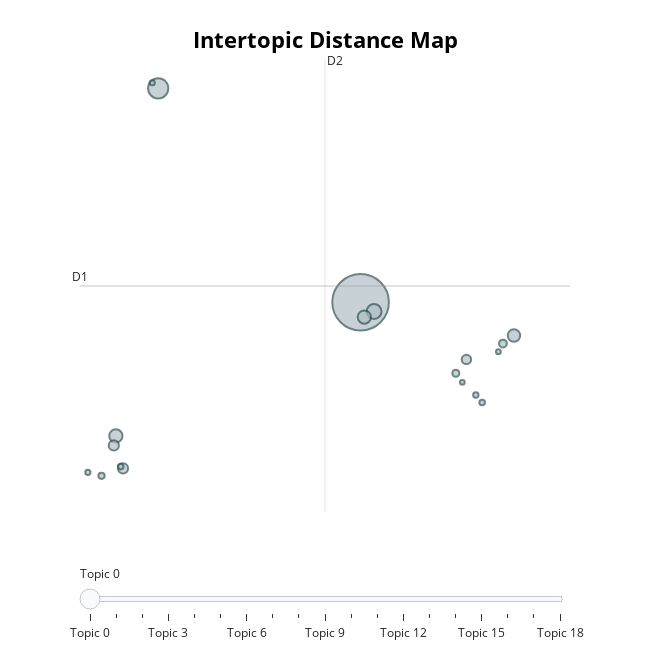

The cell this chart's notebook holds for it:
### Code cell
topic_model_google.visualize_topics()

### Figure 1 — Plotly figure (JSON) as saved in the notebook; plotly's stock layout.template omitted (floating-point values rounded to 4 significant figures)
{"data": [{"customdata": [[0, "google | buy | read | not | go", 88743], [1, "stock | corp | invest | inc | tradeidea", 11385], [2, "alphabet | earning | revenue | parent | beat", 6155], [3, "inc | alphabet | llc | management | position", 4878], [4, "ip | patent | research | tech | method", 4876], [5, "car | self | drive | waymo | autonomous", 4300], [6, "vr | daydream | glass | headset | reality", 2835], [7, "pixel | xl | read | phone | google", 2832], [8, "twitter | tweet | twtr | buy | google", 2449], [9, "china | chinese | censor | search | engine", 1695], [10, "fiber | read | google | city | att", 1384], [11, "chrome | chromebook | read | os | google", 1081], [12, "wear | smartwatche | android | watch | smartwatch", 878], [13, "vantillian | bro | look | nice | to", 854], [14, "fang | stock | today | high | market", 790], [15, "map | maps | read | google | ride", 747], [16, "select | sector | spdr | xlv | xle", 728], [17, "oracle | java | copyright | jury | read", 641], [18, "drone | balloon | delivery | internet | project", 621]], "hovertemplate": "<b>Topic %{customdata[0]}</b><br>Words: %{customdata[1]}<br>Size: %{customdata[2]}", "legendgroup": "", "marker": {"color": "#B0BEC5", "line": {"color": "DarkSlateGrey", "width": 2}, "size": [88743, 11385, 6155, 4878, 4876, 4300, 2835, 2832, 2449, 1695, 1384, 1081, 878, 854, 790, 747, 728, 641, 621], "sizemode": "area", "sizeref": 55.46, "symbol": "circle"}, "mode": "markers", "name": "", "orientation": "v", "showlegend": false, "type": "scatter", "x": [7.628, 0.6189, 8.096, 7.758, -0.8476, 12.94, -0.9182, -0.5997, 11.29, 12.56, 10.93, -1.344, -0.6807, 11.84, 11.62, -1.817, 0.4128, 12.4, 11.15], "xaxis": "x", "y": [-2.632, 5.646, -2.989, -3.202, -7.801, -3.917, -8.166, -9.055, -4.841, -4.228, -5.377, -9.341, -8.986, -6.51, -6.215, -9.207, 5.861, -4.542, -5.724], "yaxis": "y"}], "layout": {"annotations": [{"showarrow": false, "text": "D1", "x": -2.09, "y": -2.001, "yshift": 10}, {"showarrow": false, "text": "D2", "x": 6.396, "xshift": 10, "y": 6.741}], "height": 650, "hoverlabel": {"bgcolor": "white", "font": {"family": "Rockwell", "size": 16}}, "legend": {"itemsizing": "constant", "tracegroupgap": 0}, "margin": {"t": 60}, "shapes": [{"line": {"color": "#CFD8DC", "width": 2}, "type": "line", "x0": 6.396, "x1": 6.396, "y0": -10.74, "y1": 6.741}, {"line": {"color": "#9E9E9E", "width": 2}, "type": "line", "x0": -2.09, "x1": 14.88, "y0": -2.001, "y1": -2.001}], "sliders": [{"active": 0, "pad": {"t": 50}, "steps": [{"args": [{"marker.color": [["red", "#B0BEC5", "#B0BEC5", "#B0BEC5", "#B0BEC5", "#B0BEC5", "#B0BEC5", "#B0BEC5", "#B0BEC5", "#B0BEC5", "#B0BEC5", "#B0BEC5", "#B0BEC5", "#B0BEC5", "#B0BEC5", "#B0BEC5", "#B0BEC5", "#B0BEC5", "#B0BEC5"]]}], "label": "Topic 0", "method": "update"}, {"args": [{"marker.color": [["#B0BEC5", "red", "#B0BEC5", "#B0BEC5", "#B0BEC5", "#B0BEC5", "#B0BEC5", "#B0BEC5", "#B0BEC5", "#B0BEC5", "#B0BEC5", "#B0BEC5", "#B0BEC5", "#B0BEC5", "#B0BEC5", "#B0BEC5", "#B0BEC5", "#B0BEC5", "#B0BEC5"]]}], "label": "Topic 1", "method": "update"}, {"args": [{"marker.color": [["#B0BEC5", "#B0BEC5", "red", "#B0BEC5", "#B0BEC5", "#B0BEC5", "#B0BEC5", "#B0BEC5", "#B0BEC5", "#B0BEC5", "#B0BEC5", "#B0BEC5", "#B0BEC5", "#B0BEC5", "#B0BEC5", "#B0BEC5", "#B0BEC5", "#B0BEC5", "#B0BEC5"]]}], "label": "Topic 2", "method": "update"}, {"args": [{"marker.color": [["#B0BEC5", "#B0BEC5", "#B0BEC5", "red", "#B0BEC5", "#B0BEC5", "#B0BEC5", "#B0BEC5", "#B0BEC5", "#B0BEC5", "#B0BEC5", "#B0BEC5", "#B0BEC5", "#B0BEC5", "#B0BEC5", "#B0BEC5", "#B0BEC5", "#B0BEC5", "#B0BEC5"]]}], "label": "Topic 3", "method": "update"}, {"args": [{"marker.color": [["#B0BEC5", "#B0BEC5", "#B0BEC5", "#B0BEC5", "red", "#B0BEC5", "#B0BEC5", "#B0BEC5", "#B0BEC5", "#B0BEC5", "#B0BEC5", "#B0BEC5", "#B0BEC5", "#B0BEC5", "#B0BEC5", "#B0BEC5", "#B0BEC5", "#B0BEC5", "#B0BEC5"]]}], "label": "Topic 4", "method": "update"}, {"args": [{"marker.color": [["#B0BEC5", "#B0BEC5", "#B0BEC5", "#B0BEC5", "#B0BEC5", "red", "#B0BEC5", "#B0BEC5", "#B0BEC5", "#B0BEC5", "#B0BEC5", "#B0BEC5", "#B0BEC5", "#B0BEC5", "#B0BEC5", "#B0BEC5", "#B0BEC5", "#B0BEC5", "#B0BEC5"]]}], "label": "Topic 5", "method": "update"}, {"args": [{"marker.color": [["#B0BEC5", "#B0BEC5", "#B0BEC5", "#B0BEC5", "#B0BEC5", "#B0BEC5", "red", "#B0BEC5", "#B0BEC5", "#B0BEC5", "#B0BEC5", "#B0BEC5", "#B0BEC5", "#B0BEC5", "#B0BEC5", "#B0BEC5", "#B0BEC5", "#B0BEC5", "#B0BEC5"]]}], "label": "Topic 6", "method": "update"}, {"args": [{"marker.color": [["#B0BEC5", "#B0BEC5", "#B0BEC5", "#B0BEC5", "#B0BEC5", "#B0BEC5", "#B0BEC5", "red", "#B0BEC5", "#B0BEC5", "#B0BEC5", "#B0BEC5", "#B0BEC5", "#B0BEC5", "#B0BEC5", "#B0BEC5", "#B0BEC5", "#B0BEC5", "#B0BEC5"]]}], "label": "Topic 7", "method": "update"}, {"args": [{"marker.color": [["#B0BEC5", "#B0BEC5", "#B0BEC5", "#B0BEC5", "#B0BEC5", "#B0BEC5", "#B0BEC5", "#B0BEC5", "red", "#B0BEC5", "#B0BEC5", "#B0BEC5", "#B0BEC5", "#B0BEC5", "#B0BEC5", "#B0BEC5", "#B0BEC5", "#B0BEC5", "#B0BEC5"]]}], "label": "Topic 8", "method": "update"}, {"args": [{"marker.color": [["#B0BEC5", "#B0BEC5", "#B0BEC5", "#B0BEC5", "#B0BEC5", "#B0BEC5", "#B0BEC5", "#B0BEC5", "#B0BEC5", "red", "#B0BEC5", "#B0BEC5", "#B0BEC5", "#B0BEC5", "#B0BEC5", "#B0BEC5", "#B0BEC5", "#B0BEC5", "#B0BEC5"]]}], "label": "Topic 9", "method": "update"}, {"args": [{"marker.color": [["#B0BEC5", "#B0BEC5", "#B0BEC5", "#B0BEC5", "#B0BEC5", "#B0BEC5", "#B0BEC5", "#B0BEC5", "#B0BEC5", "#B0BEC5", "red", "#B0BEC5", "#B0BEC5", "#B0BEC5", "#B0BEC5", "#B0BEC5", "#B0BEC5", "#B0BEC5", "#B0BEC5"]]}], "label": "Topic 10", "method": "update"}, {"args": [{"marker.color": [["#B0BEC5", "#B0BEC5", "#B0BEC5", "#B0BEC5", "#B0BEC5", "#B0BEC5", "#B0BEC5", "#B0BEC5", "#B0BEC5", "#B0BEC5", "#B0BEC5", "red", "#B0BEC5", "#B0BEC5", "#B0BEC5", "#B0BEC5", "#B0BEC5", "#B0BEC5", "#B0BEC5"]]}], "label": "Topic 11", "method": "update"}, {"args": [{"marker.color": [["#B0BEC5", "#B0BEC5", "#B0BEC5", "#B0BEC5", "#B0BEC5", "#B0BEC5", "#B0BEC5", "#B0BEC5", "#B0BEC5", "#B0BEC5", "#B0BEC5", "#B0BEC5", "red", "#B0BEC5", "#B0BEC5", "#B0BEC5", "#B0BEC5", "#B0BEC5", "#B0BEC5"]]}], "label": "Topic 12", "method": "update"}, {"args": [{"marker.color": [["#B0BEC5", "#B0BEC5", "#B0BEC5", "#B0BEC5", "#B0BEC5", "#B0BEC5", "#B0BEC5", "#B0BEC5", "#B0BEC5", "#B0BEC5", "#B0BEC5", "#B0BEC5", "#B0BEC5", "red", "#B0BEC5", "#B0BEC5", "#B0BEC5", "#B0BEC5", "#B0BEC5"]]}], "label": "Topic 13", "method": "update"}, {"args": [{"marker.color": [["#B0BEC5", "#B0BEC5", "#B0BEC5", "#B0BEC5", "#B0BEC5", "#B0BEC5", "#B0BEC5", "#B0BEC5", "#B0BEC5", "#B0BEC5", "#B0BEC5", "#B0BEC5", "#B0BEC5", "#B0BEC5", "red", "#B0BEC5", "#B0BEC5", "#B0BEC5", "#B0BEC5"]]}], "label": "Topic 14", "method": "update"}, {"args": [{"marker.color": [["#B0BEC5", "#B0BEC5", "#B0BEC5", "#B0BEC5", "#B0BEC5", "#B0BEC5", "#B0BEC5", "#B0BEC5", "#B0BEC5", "#B0BEC5", "#B0BEC5", "#B0BEC5", "#B0BEC5", "#B0BEC5", "#B0BEC5", "red", "#B0BEC5", "#B0BEC5", "#B0BEC5"]]}], "label": "Topic 15", "method": "update"}, {"args": [{"marker.color": [["#B0BEC5", "#B0BEC5", "#B0BEC5", "#B0BEC5", "#B0BEC5", "#B0BEC5", "#B0BEC5", "#B0BEC5", "#B0BEC5", "#B0BEC5", "#B0BEC5", "#B0BEC5", "#B0BEC5", "#B0BEC5", "#B0BEC5", "#B0BEC5", "red", "#B0BEC5", "#B0BEC5"]]}], "label": "Topic 16", "method": "update"}, {"args": [{"marker.color": [["#B0BEC5", "#B0BEC5", "#B0BEC5", "#B0BEC5", "#B0BEC5", "#B0BEC5", "#B0BEC5", "#B0BEC5", "#B0BEC5", "#B0BEC5", "#B0BEC5", "#B0BEC5", "#B0BEC5", "#B0BEC5", "#B0BEC5", "#B0BEC5", "#B0BEC5", "red", "#B0BEC5"]]}], "label": "Topic 17", "method": "update"}, {"args": [{"marker.color": [["#B0BEC5", "#B0BEC5", "#B0BEC5", "#B0BEC5", "#B0BEC5", "#B0BEC5", "#B0BEC5", "#B0BEC5", "#B0BEC5", "#B0BEC5", "#B0BEC5", "#B0BEC5", "#B0BEC5", "#B0BEC5", "#B0BEC5", "#B0BEC5", "#B0BEC5", "#B0BEC5", "red"]]}], "label": "Topic 18", "method": "update"}]}], "title": {"font": {"color": "Black", "size": 22}, "text": "<b>Intertopic Distance Map", "x": 0.5, "xanchor": "center", "y": 0.95, "yanchor": "top"}, "width": 650, "xaxis": {"anchor": "y", "domain": [0, 1], "range": [-2.09, 14.88], "title": {"text": ""}, "visible": false}, "yaxis": {"anchor": "x", "domain": [0, 1], "range": [-10.74, 6.741], "title": {"text": ""}, "visible": false}}}
